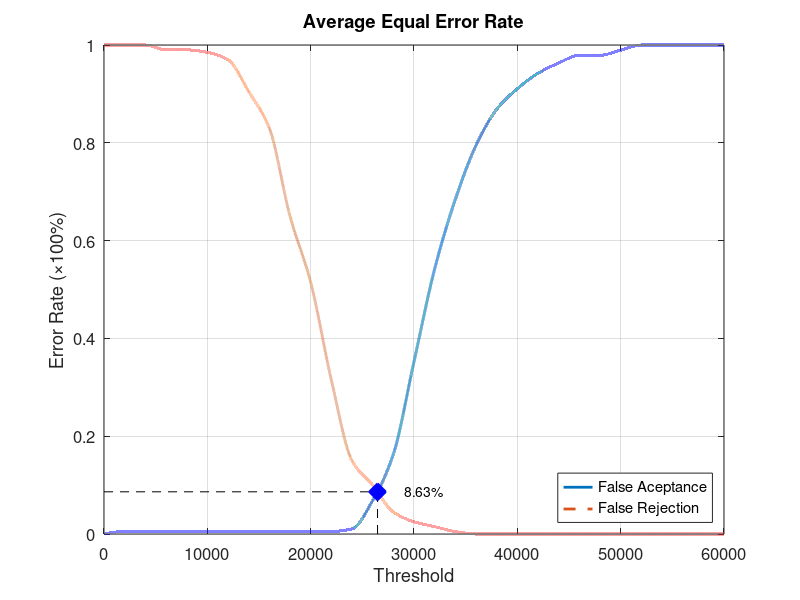
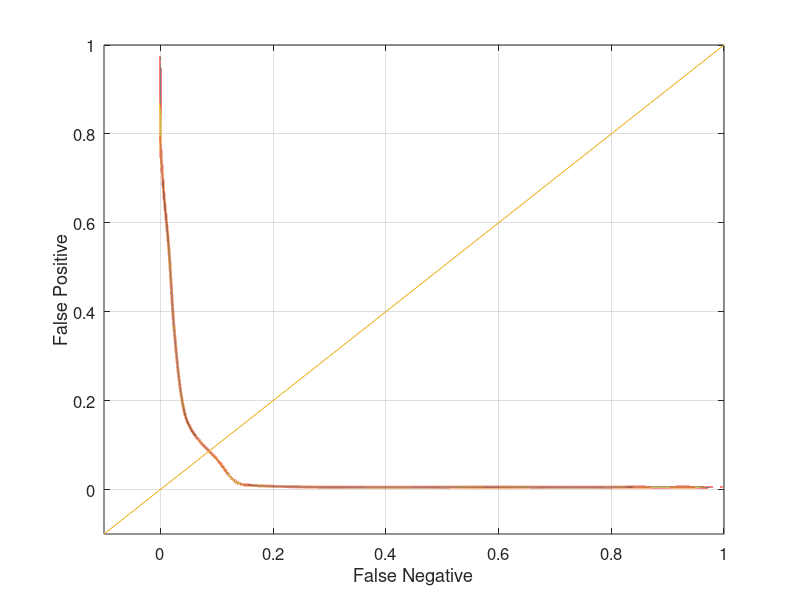

The MATLAB source for these figures, in order:
function yEER = Database4_4
close all;
clear;
clc;
x = 0:2000:60000;
xq = 0:0.5:60000;

y0 = [0 0.00526316 0.00526316 0.00526316 0.00526316 0.00526316 0.00526316 0.00526316 0.00526316 0.00526316 0.00526316 0.00526316 0.0105263 0.0684211 0.163158 0.352632 0.542105 0.684211 0.794737 0.868421 0.910526 0.942105 0.963158 0.978947 0.978947 0.989474 1 1 1 1 1];
yy0 = interp1(x, y0, xq, 'pchip');
y1 = [1 1 1 0.99 0.99 0.985 0.97 0.905 0.83 0.65 0.515 0.315 0.15 0.1 0.045 0.025 0.015 0.005 0 0 0 0 0 0 0 0 0 0 0 0 0];
yy1 = interp1(x, y1, xq, 'pchip');

% Calculating EER: 
y2 = abs(y0 - y1);
find(y2 == min(y2))
yy2 = abs(yy0 - yy1);
xEER = find(yy2 == min(yy2));
xEERIndex = xq(xEER) % X-axis EER
yEER = yy0(xEER) % Y-axis EER

main = figure
plot(xq, yy0,'-','LineWidth', 2);	hold on
plot(xq, yy1,'--','LineWidth', 2);	hold on
plot([xEERIndex xEERIndex], [0 yEER], 'k--');	hold on
plot([0 xEERIndex], [yEER yEER], 'k--');	hold on
plot(xEERIndex, yEER, 'bx', 'LineWidth', 10);	hold on
text(xEERIndex + 10 * xEERIndex / 100, yEER, [num2str(round((10000 * yEER)) / 100) '%'])
legend('False Aceptance', 'False Rejection', 'Location', 'SouthEast')
xlabel('Threshold')
ylabel('Error Rate (\times100%)')
title('Average Equal Error Rate')
set(gca, 'FontSize', 12)
axis([0 60000 0 1])
grid on

print(main, 'Database4_4Main', '-dpng');
FNRxFPR = figure('Color', [1 1 1]);
plot(yy1, yy0, '-', yy1, yy0, 'LineWidth', 2);
hold on
y = -0.1:0.1:1
plot(y, y); 
set(gca, 'FontSize', 12)
xlabel('False Negative')
ylabel('False Positive')
axis([-0.1 1 -0.1 1])
set(gca, 'FontSize', 12)
grid on

print(FNRxFPR, 'Database4_4FNRxFPR','-dpng');
end
